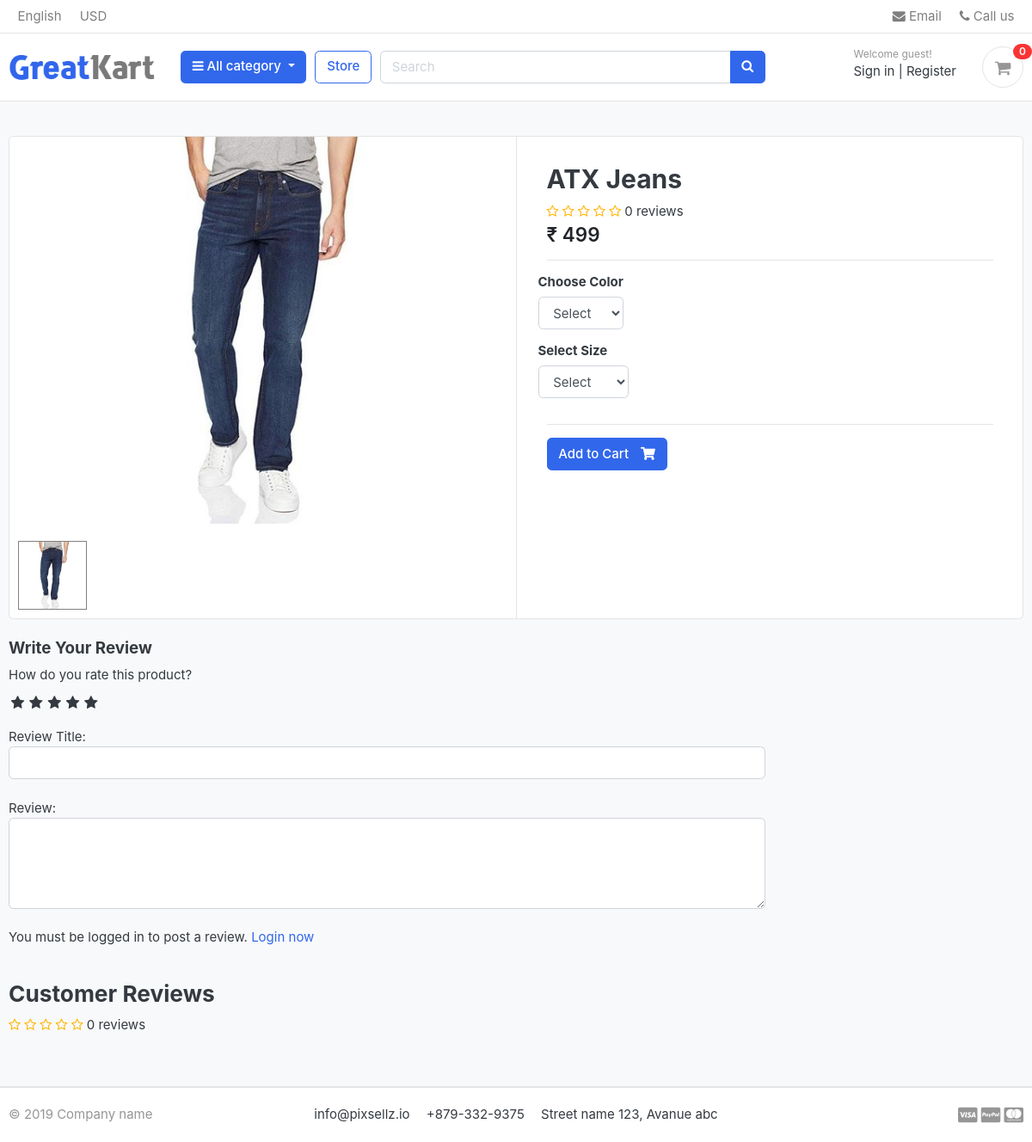
/store/category/jeans/atx-jeans/, run on the app's committed database.
### store/models.py (models this page shows, shortened)
class Product(models.Model):
    product_name    = models.CharField(max_length=200, unique=True)
    slug            = models.SlugField(max_length=200, unique=True)
    description     = models.TextField(max_length=500, blank=True)
    price           = models.IntegerField()
    images          = models.ImageField(upload_to='photos/products')
    stock           = models.IntegerField()
    is_available    = models.BooleanField(default=True)
    category        = models.ForeignKey(Category, on_delete=models.CASCADE)
    created_date    = models.DateTimeField(auto_now_add=True)
    modified_date   = models.DateTimeField(auto_now=True)
    def averageReview(self):
        reviews = ReviewRating.objects.filter(product=self, status=True).aggregate(average=Avg('rating'))
        avg = 0
        if reviews['average'] is not None:
            avg = float(reviews['average'])
        return avg
    def countReview(self):
        reviews = ReviewRating.objects.filter(product=self, status=True).aggregate(count=Count('id'))
        count = 0
        if reviews['count'] is not None:
            count = int(reviews['count'])
        return count

### store/views.py (the view)
# urls.py: path('category/<slug:category_slug>/<slug:product_slug>/', views.product_detail, name='product_detail'),
def product_detail(request, category_slug, product_slug):
    try:
        single_product = Product.objects.get(category__slug=category_slug, slug=product_slug)
        in_cart = CartItem.objects.filter(cart__cart_id=_cart_id(request), product=single_product).exists()
    except Exception as e:
        raise e
    if request.user.is_authenticated:
        try:
            orderproduct = OrderProduct.objects.filter(user=request.user, product_id=single_product.id).exists()
        except OrderProduct.DoesNotExist:
            orderproduct = None
    else:
        orderproduct = None
    reviews = ReviewRating.objects.filter(product_id=single_product.id, status=True)
    product_gallery = ProductGallery.objects.filter(product_id=single_product.id)
    context = {
        'single_product': single_product,
        'in_cart'       : in_cart,
        'orderproduct': orderproduct,
        'reviews': reviews,
        'product_gallery': product_gallery,
    }
    return render(request, 'store/product_detail.html', context)

### carts/context_processors.py (called while the page is built)
def counter(request):
    cart_count = 0
    if 'admin' in request.path:
        return {}
    else:
        try:
            cart = Cart.objects.filter(cart_id=_cart_id(request))
            if request.user.is_authenticated:
                cart_items = CartItem.objects.all().filter(user=request.user)
            else:
                cart_items = CartItem.objects.all().filter(cart=cart[:1])
            for cart_item in cart_items:
                cart_count += cart_item.quantity
        except Cart.DoesNotExist:
            cart_count = 0
    return dict(cart_count=cart_count)

### carts/views.py (called while the page is built)
def _cart_id(request):
    cart = request.session.session_key
    if not cart:
        cart = request.session.create()
    return cart

### category/context_processors.py (called while the page is built)
def menu_links(request):
    links = Category.objects.all()
    return dict(links=links)

### category/models.py (called while the page is built)
    def get_url(self):
            return reverse('products_by_category', args=[self.slug])

### store/models.py (called while the page is built)
    def colors(self):
        return super(VariationManager, self).filter(variation_category='color', is_active=True)

    def sizes(self):
        return super(VariationManager, self).filter(variation_category='size', is_active=True)

### templates/store/product_detail.html (shortened to what this page needs)
{% extends 'base.html' %}
{% load static %}
{% block content %}
<section class="section-content padding-y bg">
	<div class="container">
		<div class="card">
			<div class="row no-gutters">
				<aside class="col-md-6">
					<article class="gallery-wrap">
						<div class="img-big-wrap mainImage">
							<center><img src="{{ single_product.images.url }}"></center>
						</div>
					</article>
					<ul class="thumb">
						<li>
							<a href="{{ single_product.images.url }}" target="mainImage"><img src="{{ single_product.images.url }}" alt="Product Image"></a>
						</li>
					</ul>
				</aside>
				<main class="col-md-6 border-left">
					<form action="{% url 'add_cart' single_product.id %}" method="POST">
						<article class="content-body">
							<h2 class="title">{{ single_product.product_name }}</h2>
							<div class="rating-star">
								<span>
									<i class="fa fa-star{% if single_product.averageReview < 0.5 %}-o{% elif single_product.averageReview >= 0.5 and single_product.averageReview < 1 %}-half-o {% endif %}" aria-hidden="true"></i>
									<i class="fa fa-star{% if single_product.averageReview < 1.5 %}-o{% elif single_product.averageReview >= 1.5 and single_product.averageReview < 2 %}-half-o {% endif %}" aria-hidden="true"></i>
									<i class="fa fa-star{% if single_product.averageReview < 2.5 %}-o{% elif single_product.averageReview >= 2.5 and single_product.averageReview < 3 %}-half-o {% endif %}" aria-hidden="true"></i>
									<i class="fa fa-star{% if single_product.averageReview < 3.5 %}-o{% elif single_product.averageReview >= 3.5 and single_product.averageReview < 4 %}-half-o {% endif %}" aria-hidden="true"></i>
									<i class="fa fa-star{% if single_product.averageReview < 4.5 %}-o{% elif single_product.averageReview >= 4.5 and single_product.averageReview < 5 %}-half-o {% endif %}" aria-hidden="true"></i>
	<span>{{single_product.countReview}} reviews</span>
									</span>
							</div>
							<div class="mb-3">
								<var class="price h4">₹ {{single_product.price}}</var>
							</div>
							<hr>
							<div class="row">
								<div class="item-option-select">
									<h6>Choose Color</h6>
									<select name="color" class="form-control" required>
										<option value="" disabled selected>Select</option>
									</select>
								</div>
							</div>
							<div class="row">
								<div class="item-option-select">
									<h6>Select Size</h6>
									<select name="size" class="form-control">
										<option value="" disabled selected>Select</option>
									</select>
								</div>
							</div>
							<hr>
							{% if single_product.stock <= 0 %}
							<h5 class="text-danger">Out of Stock</h5>
							{% else %}
							<button type="submit" class="btn  btn-primary"> <span class="text">Add to Cart</span> <i class="fas fa-shopping-cart"></i> </button>
							{% endif %}
						</article>
					</form>
				</main>
			</div>
		</div>
		<br>
		<div class="row">
			<div class="col-md-9">
				<form action="{% url 'submit_review' single_product.id %}" method="POST">
					<h5>Write Your Review</h5>
					<div>
						<label>How do you rate this product?</label>
						<br>
						<div class="rate">
							<input type="radio" name="rating" id="rating10" value="5" required /><label for="rating10" title="5"></label>
							<input type="radio" name="rating" id="rating8" value="4" required /><label for="rating8" title="4"></label>
							<input type="radio" name="rating" id="rating6" value="3" required /><label for="rating6" title="3"></label>
							<input type="radio" name="rating" id="rating4" value="2" required /><label for="rating4" title="2"></label>
							<input type="radio" name="rating" id="rating2" value="1" required /><label for="rating2" title="1"></label>
						</div>
<br>
						Review Title:
						<input type="text" class="form-control" name="subject">
						<br>
						Review:
						<textarea name="review" rows="4" class="form-control"></textarea>
						<br>
						{% if user.is_authenticated %}
							{% if orderproduct %}
								<input type="submit" value="Submit Review" class="btn btn-primary">
							{% else %}
								<p>You must purchase this product to post a review.</p>
							{% endif %}
						{% else %}
						<p>You must be logged in to post a review. <span><a href="{% url 'login' %}">Login now</a></span></p>
						{% endif %}
					</div>
				</form>
<br>
<header class="section-heading">
	<h3>Customer Reviews </h3>
	<div class="rating-star">
		<span>
			<i class="fa fa-star{% if single_product.averageReview < 0.5 %}-o{% elif single_product.averageReview >= 0.5 and single_product.averageReview < 1 %}-half-o {% endif %}" aria-hidden="true"></i>
			<i class="fa fa-star{% if single_product.averageReview < 1.5 %}-o{% elif single_product.averageReview >= 1.5 and single_product.averageReview < 2 %}-half-o {% endif %}" aria-hidden="true"></i>
			<i class="fa fa-star{% if single_product.averageReview < 2.5 %}-o{% elif single_product.averageReview >= 2.5 and single_product.averageReview < 3 %}-half-o {% endif %}" aria-hidden="true"></i>
			<i class="fa fa-star{% if single_product.averageReview < 3.5 %}-o{% elif single_product.averageReview >= 3.5 and single_product.averageReview < 4 %}-half-o {% endif %}" aria-hidden="true"></i>
			<i class="fa fa-star{% if single_product.averageReview < 4.5 %}-o{% elif single_product.averageReview >= 4.5 and single_product.averageReview < 5 %}-half-o {% endif %}" aria-hidden="true"></i>
	<span>{{single_product.countReview}} reviews</span>
			</span>
	</div>
</header>
			</div>
		</div>
	</div>
</section>
{% endblock %}

### static/css/ui.css (style rules this page uses)
html { font-family: "Inter", sans-serif; font-size: 15px; }
.content-body { flex: 1 1 auto; padding: 2rem 2.3rem; }
.padding-y { padding-top: 40px; padding-bottom: 40px; }
var { font-style: normal; }
article:after, .form-group:after { display: block; clear: both; content: ""; }
.bg { background-color: #f8f9fa; }
.section-heading { margin-bottom: 20px; margin-top: 15px; }
p:last-child { margin-bottom: 0; }
.btn .text + i { margin-left: 10px; }
.price { font-weight: 600; color: #212529; }
.gallery-wrap .img-big-wrap { margin-bottom: 10px; border-radius: 0.37rem; overflow: hidden; background-color: #fff; }
.gallery-wrap .img-big-wrap img { height: 450px; width: auto; display: inline-block; }
.item-option-select { margin-bottom: 1rem; display: inline-block; margin-right: 15px; }

### static/css/custom.css (style rules this page uses)
.rate { display: inline-block;; border: 0; }
.rate > label { float: right; }
.rate > label:before { display: inline-block; font-size: 1.1rem; font-family: FontAwesome; content: "\f005"; margin:0; padding:0.3rem .2rem; cursor: pointer; }
.rating-star i { color: #ffb503 !important; }
ul.thumb { margin:0 auto; padding: 0; float: left; }
ul.thumb li { list-style: none; margin: 10px; }
ul.thumb li img { width: 80px; height: 80px; border: 1px solid grey; }

### data on the page
Product: images (picture), product_name "ATX Jeans", countReview "0", price "499"

### other printed values
{{ cart_count }} "0"
